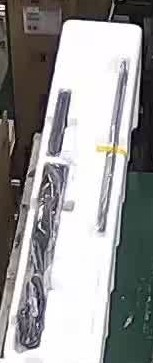
//> input picture 1.jpg, 153 x 363 px
$ ./demo1 1.jpg   (built with g++ and OpenCV 4)
//> lines starting //> are read from the running program, lines starting //| are printed output that depends on the picture; after the words box and inside, x2 and y2 are one past the last pixel; in counts of white or black regions, pixels touching at a corner belong together
#include "opencv2/imgcodecs.hpp"
#include "opencv2/highgui.hpp"
#include "opencv2/imgproc.hpp"
#include <iostream>
using namespace cv;
using namespace std;
Mat src; Mat src_gray;
int thresh = 100;
int max_thresh = 255;
RNG rng(12345);
void thresh_callback(int, void* );
int main( int argc, char** argv )
{
  src = imread( argv[1], IMREAD_COLOR );
//> src is the input picture: 363 rows x 153 cols, CV_8UC3; mean B, G, R 149.6, 150, 150.6
  cvtColor( src, src_gray, COLOR_BGR2GRAY );
  blur( src_gray, src_gray, Size(3,3) );//模糊图片以摆脱噪点
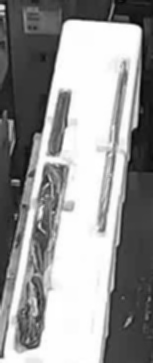
//> src_gray: 363 rows x 153 cols, CV_8UC1; min 7, max 255, mean 150.1

  //显示原图片
  const char* source_window = "Source";
  namedWindow( source_window, WINDOW_AUTOSIZE );
  imshow( source_window, src );

  createTrackbar( " Threshold:", "Source", &thresh, max_thresh, thresh_callback );
  thresh_callback( 0, 0 );
  waitKey(0);
  return(0);
}


void thresh_callback(int, void* )
{
  Mat threshold_output;
  vector<vector<Point> > contours;
  vector<Vec4i> hierarchy;
  threshold( src_gray, threshold_output, thresh, 255, THRESH_BINARY );
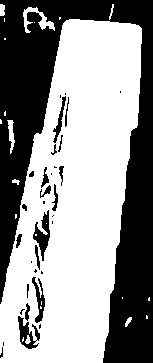
//> threshold_output: 363 rows x 153 cols, CV_8UC1; 58.6% white; 33 black regions (15 under 20 px)
  findContours( threshold_output, contours, hierarchy, RETR_TREE, CHAIN_APPROX_SIMPLE, Point(0, 0) );
//> contours = 59 contours, 35 with area under 20; largest, box (x1, y1, x2, y2) and area: (0, 19, 142, 363) 33228, (32, 209, 51, 262) 460, (17, 315, 39, 350) 367, (31, 276, 46, 324) 330, (52, 95, 67, 144) 222

  //对于每个找到的轮廓，我们现在将逼近逼近具有精度±3的多边形，并表示曲线必须关闭。
  vector<vector<Point> > contours_poly( contours.size() );
//> contours_poly = 59 empty contours
  vector<Rect> boundRect( contours.size() );
  vector<Point2f>center( contours.size() );
  vector<float>radius( contours.size() );
  for( size_t i = 0; i < contours.size(); i++ )
  {
    approxPolyDP( Mat(contours[i]), contours_poly[i], 3, true );
    boundRect[i] = boundingRect( Mat(contours_poly[i]) );
    minEnclosingCircle( contours_poly[i], center[i], radius[i] );
  }
//> this loop made 59 passes
  Mat drawing = Mat::zeros( threshold_output.size(), CV_8UC3 );
  for( size_t i = 0; i< contours.size(); i++ )
  {
	//对于每一个轮廓,选择随机颜色
    Scalar color = Scalar( rng.uniform(0, 255), rng.uniform(0,255), rng.uniform(0,255) );
    drawContours( drawing, contours_poly, (int)i, color, 1, 8, vector<Vec4i>(), 0, Point() );
    //rectangle( drawing, boundRect[i].tl(), boundRect[i].br(), color, 2, 8, 0 );
    //circle( drawing, center[i], (int)radius[i], color, 2, 8, 0 );
  }
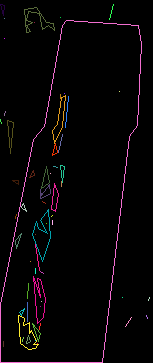
//> drawing: 363 rows x 153 cols, CV_8UC3; mean B, G, R 5.5, 4.3, 6.7
  namedWindow( "Contours", WINDOW_AUTOSIZE );
  imshow( "Contours", drawing );
}

$ run again, on 140.jpg
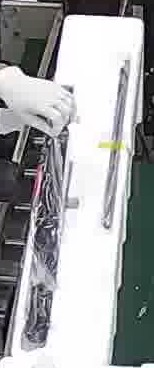
//> input picture 140.jpg, 154 x 368 px
//> src is the input picture: 368 rows x 154 cols, CV_8UC3; mean B, G, R 163.1, 161.9, 160.5
//> in thresh_callback, `threshold( src_gray, threshold_output, thresh, 255, THRESH_BINARY );`:
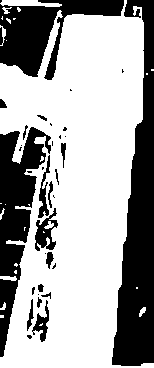
//> threshold_output: 368 rows x 154 cols, CV_8UC1; 65.2% white; 35 black regions (18 under 20 px)
//> contours = 59 contours, 38 with area under 20; largest, box (x1, y1, x2, y2) and area: (0, 0, 154, 368) 37164, (34, 207, 59, 252) 598, (37, 154, 51, 219) 366, (31, 299, 50, 343) 331, (0, 0, 62, 7) 240
//> contours_poly = 59 empty contours
//> the loop in thresh_callback, `for( size_t i = 0; i < contours.size(); i++ )` made 59 passes
//> the loop in thresh_callback, `for( size_t i = 0; i< contours.size(); i++ )` made 59 passes
//> after the loop in thresh_callback, `for( size_t i = 0; i< contours.size(); i++ )`:
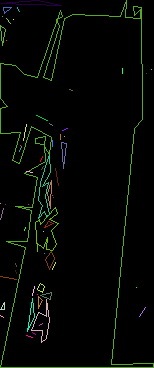
//> drawing: 368 rows x 154 cols, CV_8UC3; mean B, G, R 3, 7.2, 4.4

$ run again, on 170.jpg
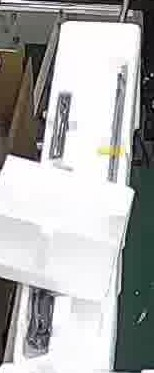
//> input picture 170.jpg, 154 x 373 px
//> src is the input picture: 373 rows x 154 cols, CV_8UC3; mean B, G, R 173.2, 174.2, 173.5
//> in thresh_callback, `threshold( src_gray, threshold_output, thresh, 255, THRESH_BINARY );`:
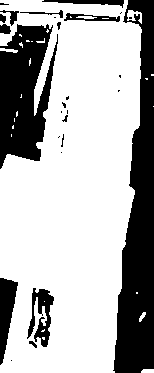
//> threshold_output: 373 rows x 154 cols, CV_8UC1; 69.9% white; 27 black regions (14 under 20 px)
//> contours = 49 contours, 35 with area under 20; largest, box (x1, y1, x2, y2) and area: (0, 0, 142, 373) 40268, (26, 287, 55, 348) 918, (63, 12, 121, 23) 356, (19, 9, 64, 19) 132, (127, 10, 142, 24) 82
//> contours_poly = 49 empty contours
//> the loop in thresh_callback, `for( size_t i = 0; i < contours.size(); i++ )` made 49 passes
//> the loop in thresh_callback, `for( size_t i = 0; i< contours.size(); i++ )` made 49 passes
//> after the loop in thresh_callback, `for( size_t i = 0; i< contours.size(); i++ )`:
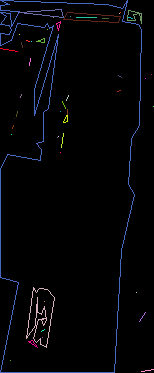
//> drawing: 373 rows x 154 cols, CV_8UC3; mean B, G, R 6.4, 4.3, 3.8
